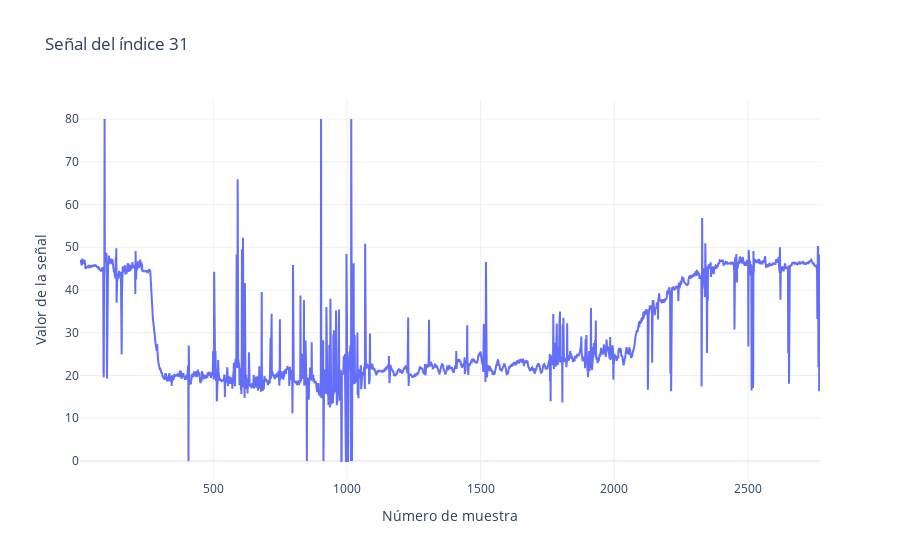

Source (notebook cell):
### Code cell
plot_signal_by_index(dataset_saturated, 31)

### Figure 1 — Plotly figure (JSON) as saved in the notebook; plotly's stock layout.template omitted (floating-point values rounded to 4 significant figures; data arrays with more than 128 entries replaced by an {"elided": "..."} marker saying what was removed)
{"data": [{"hovertemplate": "Muestra: %{x}<br>Valor: %{y:.2f}", "mode": "lines", "name": "Señal de índice 31", "type": "scatter", "x": {"elided": "2770 int values"}, "y": {"elided": "2770 float values"}}], "layout": {"title": {"text": "Señal del índice 31"}, "xaxis": {"title": {"text": "Número de muestra"}}, "yaxis": {"title": {"text": "Valor de la señal"}}}}
